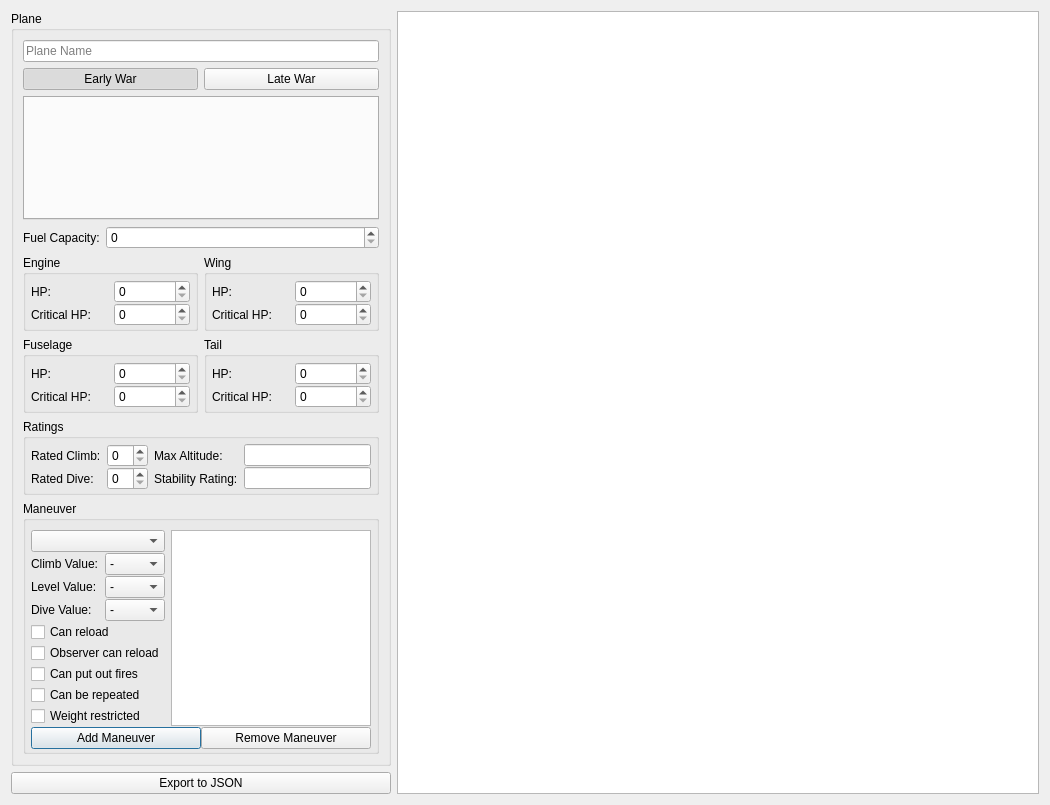
<?xml version="1.0" encoding="UTF-8"?>
<ui version="4.0">
 <class>PlaneEditor</class>
 <widget class="QDialog" name="PlaneEditor">
  <property name="geometry">
   <rect>
    <x>0</x>
    <y>0</y>
    <width>1050</width>
    <height>805</height>
   </rect>
  </property>
  <property name="windowTitle">
   <string>Plane Creator</string>
  </property>
  <layout class="QGridLayout" name="gridLayout_9" columnstretch="0,1">
   <item row="0" column="0">
    <widget class="QGroupBox" name="groupBox">
     <property name="title">
      <string>Plane</string>
     </property>
     <layout class="QGridLayout" name="gridLayout_8" columnstretch="0,1">
      <item row="0" column="0" colspan="2">
       <widget class="QLineEdit" name="plane_name">
        <property name="placeholderText">
         <string>Plane Name</string>
        </property>
       </widget>
      </item>
      <item row="8" column="0" colspan="2">
       <widget class="QGroupBox" name="groupBox_2">
        <property name="sizePolicy">
         <sizepolicy hsizetype="Preferred" vsizetype="MinimumExpanding">
          <horstretch>0</horstretch>
          <verstretch>0</verstretch>
         </sizepolicy>
        </property>
        <property name="title">
         <string>Maneuver</string>
        </property>
        <layout class="QGridLayout" name="gridLayout" rowstretch="0,0,0,0,0,0,0,0,0,0">
         <property name="leftMargin">
          <number>5</number>
         </property>
         <property name="rightMargin">
          <number>5</number>
         </property>
         <property name="bottomMargin">
          <number>2</number>
         </property>
         <property name="verticalSpacing">
          <number>1</number>
         </property>
         <item row="2" column="0">
          <widget class="QLabel" name="label_2">
           <property name="text">
            <string>Level Value:</string>
           </property>
          </widget>
         </item>
         <item row="3" column="1">
          <widget class="QComboBox" name="set_dive">
           <property name="currentIndex">
            <number>0</number>
           </property>
           <item>
            <property name="text">
             <string>-</string>
            </property>
           </item>
           <item>
            <property name="text">
             <string>D1</string>
            </property>
           </item>
           <item>
            <property name="text">
             <string>D</string>
            </property>
           </item>
          </widget>
         </item>
         <item row="5" column="0" colspan="2">
          <widget class="QCheckBox" name="set_obs_can_reload">
           <property name="text">
            <string>Observer can reload</string>
           </property>
          </widget>
         </item>
         <item row="0" column="0" colspan="2">
          <widget class="QComboBox" name="maneuver_selection"/>
         </item>
         <item row="1" column="1">
          <widget class="QComboBox" name="set_climb">
           <item>
            <property name="text">
             <string>-</string>
            </property>
           </item>
           <item>
            <property name="text">
             <string>C1</string>
            </property>
           </item>
           <item>
            <property name="text">
             <string>C</string>
            </property>
           </item>
          </widget>
         </item>
         <item row="0" column="2" rowspan="9">
          <widget class="QGraphicsView" name="maneuver_preview_gv">
           <property name="sizePolicy">
            <sizepolicy hsizetype="Expanding" vsizetype="MinimumExpanding">
             <horstretch>0</horstretch>
             <verstretch>0</verstretch>
            </sizepolicy>
           </property>
           <property name="maximumSize">
            <size>
             <width>200</width>
             <height>16777215</height>
            </size>
           </property>
           <property name="focusPolicy">
            <enum>Qt::NoFocus</enum>
           </property>
           <property name="verticalScrollBarPolicy">
            <enum>Qt::ScrollBarAlwaysOff</enum>
           </property>
           <property name="horizontalScrollBarPolicy">
            <enum>Qt::ScrollBarAlwaysOff</enum>
           </property>
           <property name="interactive">
            <bool>false</bool>
           </property>
           <property name="resizeAnchor">
            <enum>QGraphicsView::AnchorViewCenter</enum>
           </property>
          </widget>
         </item>
         <item row="1" column="0">
          <widget class="QLabel" name="label">
           <property name="text">
            <string>Climb Value:</string>
           </property>
          </widget>
         </item>
         <item row="3" column="0">
          <widget class="QLabel" name="label_3">
           <property name="text">
            <string>Dive Value:</string>
           </property>
          </widget>
         </item>
         <item row="8" column="0" colspan="2">
          <widget class="QCheckBox" name="set_weight_restricted">
           <property name="text">
            <string>Weight restricted</string>
           </property>
          </widget>
         </item>
         <item row="4" column="0" colspan="2">
          <widget class="QCheckBox" name="set_can_reload">
           <property name="text">
            <string>Can reload</string>
           </property>
          </widget>
         </item>
         <item row="9" column="0" colspan="3">
          <layout class="QHBoxLayout" name="horizontalLayout_2">
           <item>
            <widget class="QPushButton" name="add_maneuver">
             <property name="text">
              <string>Add Maneuver</string>
             </property>
             <property name="icon">
              <iconset>
               <normaloff>C:/Users/Wesley/Downloads/icons8-add-48.png</normaloff>C:/Users/Wesley/Downloads/icons8-add-48.png</iconset>
             </property>
            </widget>
           </item>
           <item>
            <widget class="QPushButton" name="remove_maneuver">
             <property name="text">
              <string>Remove Maneuver</string>
             </property>
             <property name="icon">
              <iconset>
               <normaloff>C:/Users/Wesley/Downloads/icons8-minus-48.png</normaloff>C:/Users/Wesley/Downloads/icons8-minus-48.png</iconset>
             </property>
            </widget>
           </item>
          </layout>
         </item>
         <item row="2" column="1">
          <widget class="QComboBox" name="set_level">
           <item>
            <property name="text">
             <string>-</string>
            </property>
           </item>
           <item>
            <property name="text">
             <string>X</string>
            </property>
           </item>
           <item>
            <property name="text">
             <string>L</string>
            </property>
           </item>
          </widget>
         </item>
         <item row="6" column="0" colspan="2">
          <widget class="QCheckBox" name="set_can_put_out_fires">
           <property name="text">
            <string>Can put out fires</string>
           </property>
          </widget>
         </item>
         <item row="7" column="0" colspan="2">
          <widget class="QCheckBox" name="set_can_repeat">
           <property name="text">
            <string>Can be repeated</string>
           </property>
          </widget>
         </item>
        </layout>
       </widget>
      </item>
      <item row="1" column="0" colspan="2">
       <layout class="QHBoxLayout" name="horizontalLayout">
        <item>
         <widget class="QPushButton" name="early_war_btn">
          <property name="text">
           <string>Early War</string>
          </property>
          <property name="checkable">
           <bool>true</bool>
          </property>
          <property name="checked">
           <bool>true</bool>
          </property>
          <attribute name="buttonGroup">
           <string notr="true">era_btn_grp</string>
          </attribute>
         </widget>
        </item>
        <item>
         <widget class="QPushButton" name="late_war_btn">
          <property name="text">
           <string>Late War</string>
          </property>
          <property name="checkable">
           <bool>true</bool>
          </property>
          <attribute name="buttonGroup">
           <string notr="true">era_btn_grp</string>
          </attribute>
         </widget>
        </item>
       </layout>
      </item>
      <item row="5" column="0" colspan="2">
       <layout class="QGridLayout" name="gridLayout_2">
        <item row="0" column="0">
         <widget class="QGroupBox" name="groupBox_3">
          <property name="title">
           <string>Engine</string>
          </property>
          <layout class="QGridLayout" name="gridLayout_4">
           <property name="leftMargin">
            <number>5</number>
           </property>
           <property name="topMargin">
            <number>5</number>
           </property>
           <property name="rightMargin">
            <number>5</number>
           </property>
           <property name="bottomMargin">
            <number>2</number>
           </property>
           <property name="verticalSpacing">
            <number>0</number>
           </property>
           <item row="0" column="0">
            <widget class="QLabel" name="label_7">
             <property name="text">
              <string>HP:</string>
             </property>
            </widget>
           </item>
           <item row="0" column="1">
            <widget class="QSpinBox" name="engine_hp"/>
           </item>
           <item row="1" column="0">
            <widget class="QLabel" name="label_15">
             <property name="text">
              <string>Critical HP:</string>
             </property>
            </widget>
           </item>
           <item row="1" column="1">
            <widget class="QSpinBox" name="engine_critical_hp"/>
           </item>
          </layout>
         </widget>
        </item>
        <item row="0" column="1">
         <widget class="QGroupBox" name="groupBox_4">
          <property name="title">
           <string>Wing</string>
          </property>
          <layout class="QGridLayout" name="gridLayout_5">
           <property name="leftMargin">
            <number>5</number>
           </property>
           <property name="topMargin">
            <number>5</number>
           </property>
           <property name="rightMargin">
            <number>5</number>
           </property>
           <property name="bottomMargin">
            <number>2</number>
           </property>
           <property name="verticalSpacing">
            <number>0</number>
           </property>
           <item row="0" column="0">
            <widget class="QLabel" name="label_8">
             <property name="text">
              <string>HP:</string>
             </property>
            </widget>
           </item>
           <item row="0" column="1">
            <widget class="QSpinBox" name="wing_hp"/>
           </item>
           <item row="1" column="0">
            <widget class="QLabel" name="label_16">
             <property name="text">
              <string>Critical HP:</string>
             </property>
            </widget>
           </item>
           <item row="1" column="1">
            <widget class="QSpinBox" name="wing_critical_hp"/>
           </item>
          </layout>
         </widget>
        </item>
        <item row="1" column="0">
         <widget class="QGroupBox" name="groupBox_5">
          <property name="title">
           <string>Fuselage</string>
          </property>
          <layout class="QGridLayout" name="gridLayout_6">
           <property name="leftMargin">
            <number>5</number>
           </property>
           <property name="topMargin">
            <number>5</number>
           </property>
           <property name="rightMargin">
            <number>5</number>
           </property>
           <property name="bottomMargin">
            <number>2</number>
           </property>
           <property name="verticalSpacing">
            <number>0</number>
           </property>
           <item row="0" column="0">
            <widget class="QLabel" name="label_9">
             <property name="text">
              <string>HP:</string>
             </property>
            </widget>
           </item>
           <item row="0" column="1">
            <widget class="QSpinBox" name="fuselage_hp"/>
           </item>
           <item row="1" column="0">
            <widget class="QLabel" name="label_17">
             <property name="text">
              <string>Critical HP:</string>
             </property>
            </widget>
           </item>
           <item row="1" column="1">
            <widget class="QSpinBox" name="fuselage_critical_hp"/>
           </item>
          </layout>
         </widget>
        </item>
        <item row="1" column="1">
         <widget class="QGroupBox" name="groupBox_6">
          <property name="title">
           <string>Tail</string>
          </property>
          <layout class="QGridLayout" name="gridLayout_7">
           <property name="leftMargin">
            <number>5</number>
           </property>
           <property name="topMargin">
            <number>5</number>
           </property>
           <property name="rightMargin">
            <number>5</number>
           </property>
           <property name="bottomMargin">
            <number>2</number>
           </property>
           <property name="verticalSpacing">
            <number>0</number>
           </property>
           <item row="0" column="0">
            <widget class="QLabel" name="label_10">
             <property name="text">
              <string>HP:</string>
             </property>
            </widget>
           </item>
           <item row="0" column="1">
            <widget class="QSpinBox" name="tail_hp"/>
           </item>
           <item row="1" column="0">
            <widget class="QLabel" name="label_18">
             <property name="text">
              <string>Critical HP:</string>
             </property>
            </widget>
           </item>
           <item row="1" column="1">
            <widget class="QSpinBox" name="tail_critical_hp"/>
           </item>
          </layout>
         </widget>
        </item>
       </layout>
      </item>
      <item row="3" column="0" colspan="2">
       <widget class="QTabWidget" name="crew_editor_tab">
        <property name="tabsClosable">
         <bool>true</bool>
        </property>
       </widget>
      </item>
      <item row="6" column="0" colspan="2">
       <widget class="QGroupBox" name="groupBox_7">
        <property name="title">
         <string>Ratings</string>
        </property>
        <layout class="QGridLayout" name="gridLayout_3">
         <property name="leftMargin">
          <number>5</number>
         </property>
         <property name="topMargin">
          <number>5</number>
         </property>
         <property name="rightMargin">
          <number>5</number>
         </property>
         <property name="bottomMargin">
          <number>2</number>
         </property>
         <property name="verticalSpacing">
          <number>0</number>
         </property>
         <item row="0" column="0">
          <widget class="QLabel" name="label_11">
           <property name="text">
            <string>Rated Climb:</string>
           </property>
          </widget>
         </item>
         <item row="0" column="1">
          <widget class="QSpinBox" name="rated_climb"/>
         </item>
         <item row="0" column="2">
          <widget class="QLabel" name="label_13">
           <property name="text">
            <string>Max Altitude:</string>
           </property>
          </widget>
         </item>
         <item row="0" column="3">
          <widget class="QLineEdit" name="max_alt"/>
         </item>
         <item row="1" column="0">
          <widget class="QLabel" name="label_12">
           <property name="text">
            <string>Rated Dive:</string>
           </property>
          </widget>
         </item>
         <item row="1" column="1">
          <widget class="QSpinBox" name="rated_dive"/>
         </item>
         <item row="1" column="2">
          <widget class="QLabel" name="label_14">
           <property name="text">
            <string>Stability Rating:</string>
           </property>
          </widget>
         </item>
         <item row="1" column="3">
          <widget class="QLineEdit" name="stab_rating"/>
         </item>
        </layout>
       </widget>
      </item>
      <item row="4" column="0">
       <widget class="QLabel" name="label_6">
        <property name="text">
         <string>Fuel Capacity:</string>
        </property>
       </widget>
      </item>
      <item row="4" column="1">
       <widget class="QSpinBox" name="fuel_amt"/>
      </item>
     </layout>
    </widget>
   </item>
   <item row="1" column="0">
    <widget class="QPushButton" name="export_json">
     <property name="text">
      <string>Export to JSON</string>
     </property>
    </widget>
   </item>
   <item row="0" column="1" rowspan="2">
    <widget class="QGraphicsView" name="maneuver_schedule_gv"/>
   </item>
  </layout>
 </widget>
 <tabstops>
  <tabstop>plane_name</tabstop>
  <tabstop>early_war_btn</tabstop>
  <tabstop>late_war_btn</tabstop>
  <tabstop>crew_editor_tab</tabstop>
  <tabstop>fuel_amt</tabstop>
  <tabstop>engine_hp</tabstop>
  <tabstop>engine_critical_hp</tabstop>
  <tabstop>wing_hp</tabstop>
  <tabstop>wing_critical_hp</tabstop>
  <tabstop>fuselage_hp</tabstop>
  <tabstop>fuselage_critical_hp</tabstop>
  <tabstop>tail_hp</tabstop>
  <tabstop>tail_critical_hp</tabstop>
  <tabstop>rated_climb</tabstop>
  <tabstop>rated_dive</tabstop>
  <tabstop>max_alt</tabstop>
  <tabstop>stab_rating</tabstop>
  <tabstop>maneuver_selection</tabstop>
  <tabstop>set_climb</tabstop>
  <tabstop>set_level</tabstop>
  <tabstop>set_dive</tabstop>
  <tabstop>set_can_reload</tabstop>
  <tabstop>set_obs_can_reload</tabstop>
  <tabstop>set_can_put_out_fires</tabstop>
  <tabstop>set_can_repeat</tabstop>
  <tabstop>set_weight_restricted</tabstop>
  <tabstop>add_maneuver</tabstop>
  <tabstop>remove_maneuver</tabstop>
  <tabstop>export_json</tabstop>
  <tabstop>maneuver_schedule_gv</tabstop>
 </tabstops>
 <resources/>
 <connections/>
 <buttongroups>
  <buttongroup name="era_btn_grp"/>
 </buttongroups>
</ui>
